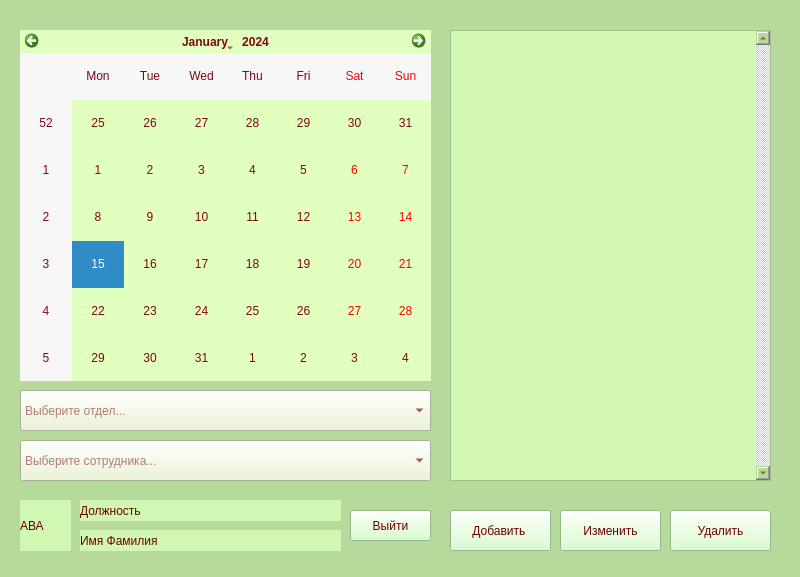
<?xml version="1.0" encoding="UTF-8"?>
<ui version="4.0">
 <class>Form</class>
 <widget class="QWidget" name="Form">
  <property name="geometry">
   <rect>
    <x>0</x>
    <y>0</y>
    <width>800</width>
    <height>577</height>
   </rect>
  </property>
  <property name="windowTitle">
   <string>Календарь сроков - управление проектами</string>
  </property>
  <property name="styleSheet">
   <string notr="true">background-color:rgb(183, 217, 156);
color: rgb(109, 29, 29);
border-color: 2px rgb(114, 165, 100);</string>
  </property>
  <widget class="QCalendarWidget" name="calendarWidget">
   <property name="geometry">
    <rect>
     <x>20</x>
     <y>30</y>
     <width>411</width>
     <height>351</height>
    </rect>
   </property>
   <property name="styleSheet">
    <string notr="true">background-color: rgb(225, 255, 190);
font: 700 10pt &quot;Small Fonts&quot;;
color: rgb(125, 7, 23);

</string>
   </property>
  </widget>
  <widget class="QListWidget" name="text_vv">
   <property name="geometry">
    <rect>
     <x>450</x>
     <y>30</y>
     <width>321</width>
     <height>451</height>
    </rect>
   </property>
   <property name="font">
    <font>
     <family>Small Fonts</family>
     <pointsize>10</pointsize>
     <italic>false</italic>
     <bold>true</bold>
    </font>
   </property>
   <property name="layoutDirection">
    <enum>Qt::LayoutDirection::LeftToRight</enum>
   </property>
   <property name="styleSheet">
    <string notr="true">background-color: rgb(209, 248, 178);
font: 700 10pt &quot;Small Fonts&quot;;
color: rgb(111, 0, 0);</string>
   </property>
   <property name="verticalScrollBarPolicy">
    <enum>Qt::ScrollBarPolicy::ScrollBarAlwaysOn</enum>
   </property>
   <property name="horizontalScrollBarPolicy">
    <enum>Qt::ScrollBarPolicy::ScrollBarAlwaysOff</enum>
   </property>
   <property name="wordWrap">
    <bool>true</bool>
   </property>
  </widget>
  <widget class="QComboBox" name="joi_otdel_for_admin">
   <property name="geometry">
    <rect>
     <x>20</x>
     <y>390</y>
     <width>411</width>
     <height>41</height>
    </rect>
   </property>
   <property name="styleSheet">
    <string notr="true">background-color: rgb(234, 245, 211);
font: 700 10pt &quot;Small Fonts&quot;;
color: rgb(111, 0, 0);</string>
   </property>
   <property name="placeholderText">
    <string>Выберите отдел...</string>
   </property>
  </widget>
  <widget class="QLabel" name="avatar">
   <property name="geometry">
    <rect>
     <x>20</x>
     <y>500</y>
     <width>51</width>
     <height>51</height>
    </rect>
   </property>
   <property name="styleSheet">
    <string notr="true">background-color: rgb(209, 248, 178);
font: 700 10pt &quot;Small Fonts&quot;;
color: rgb(111, 0, 0);</string>
   </property>
   <property name="text">
    <string>АВА</string>
   </property>
  </widget>
  <widget class="QLabel" name="doljnost">
   <property name="geometry">
    <rect>
     <x>80</x>
     <y>500</y>
     <width>261</width>
     <height>21</height>
    </rect>
   </property>
   <property name="styleSheet">
    <string notr="true">background-color: rgb(209, 248, 178);
font: 700 10pt &quot;Small Fonts&quot;;
color: rgb(111, 0, 0);</string>
   </property>
   <property name="text">
    <string>Должность</string>
   </property>
  </widget>
  <widget class="QLabel" name="name">
   <property name="geometry">
    <rect>
     <x>80</x>
     <y>530</y>
     <width>261</width>
     <height>21</height>
    </rect>
   </property>
   <property name="styleSheet">
    <string notr="true">background-color: rgb(209, 248, 178);
font: 700 10pt &quot;Small Fonts&quot;;
color: rgb(111, 0, 0);</string>
   </property>
   <property name="text">
    <string>Имя Фамилия</string>
   </property>
  </widget>
  <widget class="QPushButton" name="exit_avtoriz">
   <property name="geometry">
    <rect>
     <x>350</x>
     <y>510</y>
     <width>81</width>
     <height>31</height>
    </rect>
   </property>
   <property name="styleSheet">
    <string notr="true">background-color: rgb(206, 255, 193);
font: 700 10pt &quot;Small Fonts&quot;;
color: rgb(111, 0, 0);</string>
   </property>
   <property name="text">
    <string>Выйти</string>
   </property>
  </widget>
  <widget class="QPushButton" name="add_deadlines">
   <property name="geometry">
    <rect>
     <x>450</x>
     <y>510</y>
     <width>101</width>
     <height>41</height>
    </rect>
   </property>
   <property name="styleSheet">
    <string notr="true">background-color: rgb(206, 255, 193);
font: 700 10pt &quot;Small Fonts&quot;;
color: rgb(111, 0, 0);</string>
   </property>
   <property name="text">
    <string>Добавить </string>
   </property>
   <property name="checkable">
    <bool>false</bool>
   </property>
   <property name="autoRepeat">
    <bool>false</bool>
   </property>
  </widget>
  <widget class="QPushButton" name="delete_deadlines">
   <property name="geometry">
    <rect>
     <x>670</x>
     <y>510</y>
     <width>101</width>
     <height>41</height>
    </rect>
   </property>
   <property name="styleSheet">
    <string notr="true">background-color: rgb(206, 255, 193);
font: 700 10pt &quot;Small Fonts&quot;;
color: rgb(111, 0, 0);</string>
   </property>
   <property name="text">
    <string>Удалить</string>
   </property>
  </widget>
  <widget class="QPushButton" name="btm_izmen_dead">
   <property name="geometry">
    <rect>
     <x>560</x>
     <y>510</y>
     <width>101</width>
     <height>41</height>
    </rect>
   </property>
   <property name="styleSheet">
    <string notr="true">background-color: rgb(206, 255, 193);
font: 700 10pt &quot;Small Fonts&quot;;
color: rgb(111, 0, 0);</string>
   </property>
   <property name="text">
    <string>Изменить</string>
   </property>
   <property name="checkable">
    <bool>false</bool>
   </property>
   <property name="autoRepeat">
    <bool>false</bool>
   </property>
  </widget>
  <widget class="QComboBox" name="joi_sotr_for_admin">
   <property name="geometry">
    <rect>
     <x>20</x>
     <y>440</y>
     <width>411</width>
     <height>41</height>
    </rect>
   </property>
   <property name="styleSheet">
    <string notr="true">background-color: rgb(234, 245, 211);
font: 700 10pt &quot;Small Fonts&quot;;
color: rgb(111, 0, 0);</string>
   </property>
   <property name="placeholderText">
    <string>Выберите сотрудника...</string>
   </property>
  </widget>
 </widget>
 <resources/>
 <connections/>
</ui>
